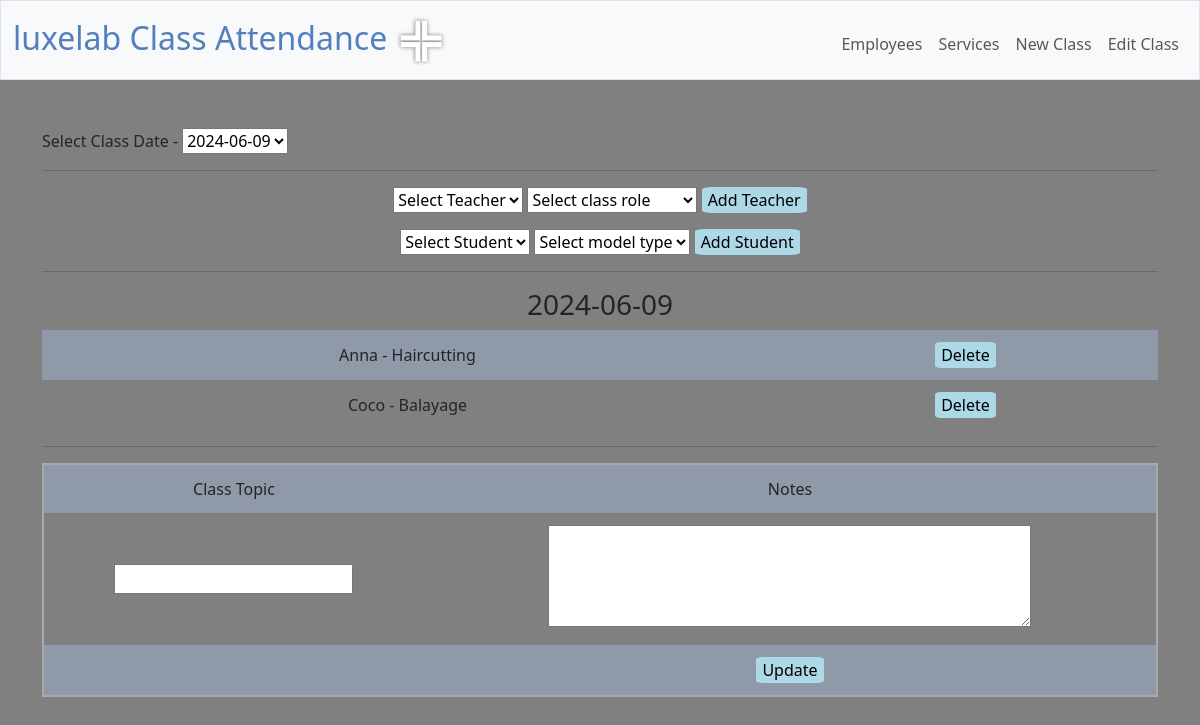
The app's page /class_edit, older data.
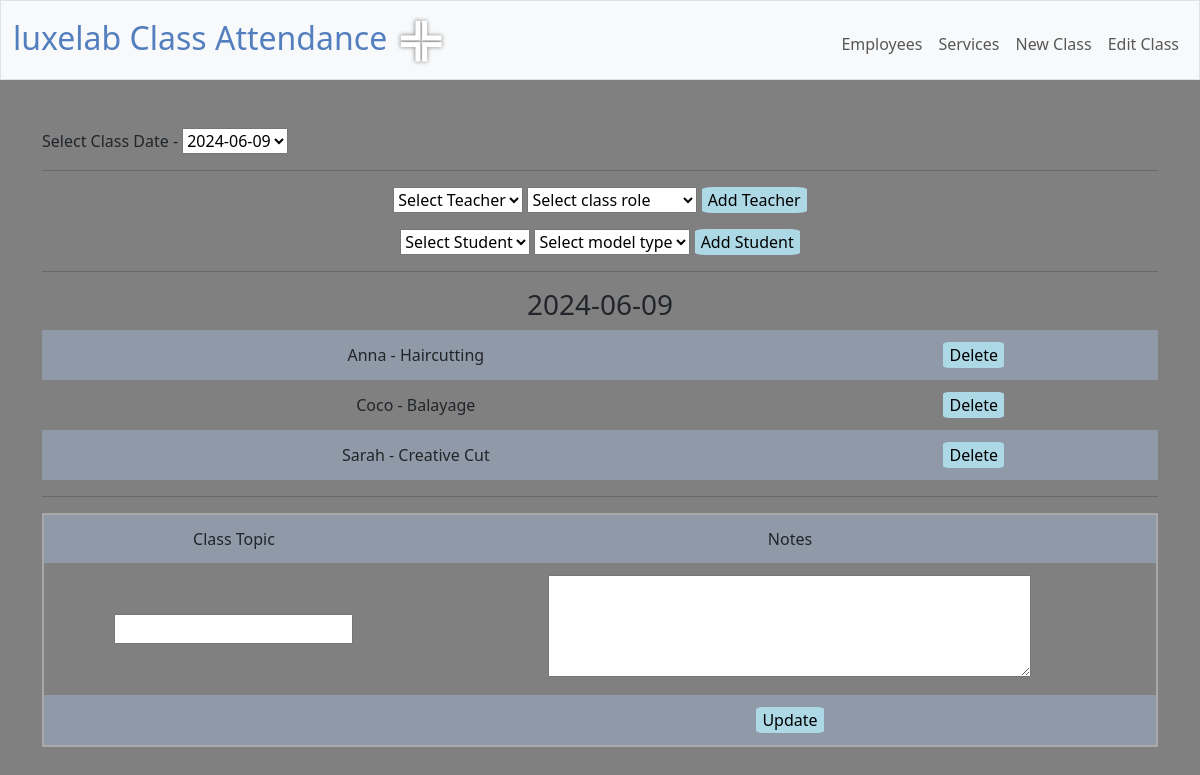
The same page, newer data.
### models.py (models this page shows)
class Base(MappedAsDataclass, DeclarativeBase):
    pass

class Class_join(Base):
    __tablename__ = "class_join"
    id: Mapped[int] = mapped_column(primary_key=True, init=False)
    class_id: Mapped[int] = mapped_column(ForeignKey("classes.id"))
    employee_id: Mapped[int] = mapped_column(ForeignKey("employees.id"))
    service_id: Mapped[int] = mapped_column(ForeignKey("services.id"))
    classes: Mapped[list["Classes"]]= relationship("Classes", back_populates="class_joins")
    employees: Mapped[list["Employees"]] = relationship("Employees", back_populates="class_joins")
    services: Mapped[list["Services"]] = relationship("Services", back_populates="class_joins")

class Employees(Base):
    __tablename__ = "employees"
    id: Mapped[int] = mapped_column(primary_key=True, init=False)
    name: Mapped[str]
    role: Mapped[int]
    active: Mapped[int]
    class_joins = relationship("Class_join", back_populates="employees")

class Services(Base):
    __tablename__ = "services"
    id: Mapped[int] = mapped_column(primary_key=True,init=False)
    service: Mapped[str]
    service_type: Mapped[int]
    class_joins = relationship("Class_join", back_populates="services")

### app.py (the view)
@app.route("/class_edit", methods=["GET", "POST"])
def class_edit():
    if request.method == "POST":
        date = request.form.get("class_date")
        teacher = request.form.get("employee")
        service = request.form.get("services")
        class_id = request.form.get("class_id")
        print(date, employee, service, class_id)
        stmt = insert(Class_join).values(class_id = class_id, employee_id = teacher, service_id = service)
        with engine.begin() as connection:
            connection.execute(stmt)
        return redirect(f"/class_edit?date={date}")
    else:
        stmt = select(Classes.class_date).order_by(Classes.class_date.desc())
        dates = []
        with engine.begin() as connection:
            for row in connection.execute(stmt):
                dates_dict = {
                    'date': row[0]
                }
                dates.append(dates_dict)
            if not dates:
                    return apology("There are no existing classes")
        cDate=[]
        if request.args.get("date") is not None:
            cDate.append ({"date": request.args.get("date")})
        else:
            cDate.append(dates[0])
        stmt = select(Services).where(Services.service_type == 0).order_by(Services.service)
        with engine.connect()  as connection:
            teacher_services = connection.execute(stmt).fetchall()
        stmt = select(Services).where(Services.service_type == 1).order_by(Services.service)
        with engine.connect()  as connection:
            student_services = connection.execute(stmt).fetchall()
        stmt = select(Employees).where(Employees.role == 0).order_by(Employees.name)
        with engine.connect() as connection:
            teachers = connection.execute(stmt).fetchall()
        stmt = select(Employees).where(Employees.role == 1).order_by(Employees.name)
        with engine.connect() as connection:
            students = connection.execute(stmt).fetchall()
        stmt = text("SELECT id from classes WHERE class_date = :date")
        with engine.connect() as connection:
            classID = connection.execute(stmt, cDate).fetchone()
        stmt = text("SELECT class_join.id AS class_join_id, classes.id, " \
        "classes.class_date, employees.id, employees.name AS employee_name, " \
        "services.service AS service_name, classes.theory_topic AS theory_topic, "\
        "classes.notes AS notes FROM class_join " \
        "JOIN classes ON classes.id = class_join.class_id " \
        "JOIN employees ON employees.id = class_join.employee_id " \
        "JOIN services ON services.id = class_join.service_id " \
        "WHERE classes.class_date = :date " \
        "ORDER BY employees.role, employees.name")
        with engine.connect() as connection:
            classes = connection.execute(stmt, cDate).fetchall()
        return render_template("/class_edit.html",  classID=classID, dates=dates, date=cDate, teachers=teachers, students=students, teacher_services=teacher_services, student_services=student_services, classes=classes)

### app.py (called while the page is built)
@app.after_request
def after_request(response):
    response.headers["Cache-Control"] = "no-cache, no-store, must-revalidate"
    response.headers["Expires"] = 0
    response.headers["Pragma"] = "no-cache"
    return response

### templates/class_edit.html (shortened to what this page needs)
{% extends "layout.html" %}
{% block main %}
{% if date %}
<div style="text-align: left;">
    <form method="get" action="/class_edit">
        Select Class Date -
        <select name="date" onchange="this.form.submit()">
            <option value="" selected disabled hidden>{{date[0].date}}</option>
        </select>
    </form>
</div>
<hr>
<div>
    <form method="post" action="/class_edit">
        <select name="employee" id="employeeDropdown" required>
            <option value="" selected disabled hidden>Select Teacher</option>
        </select>
        <select name="services" id="servicesDropdown" required>
            <option value="" selected disabled hidden>Select class role</option>
        </select>
        <input type="submit" name="add_employee" value="Add Teacher">
    </form>
    <form method="post" action="/class_edit">
        <select name="employee" id="employeeDropdown" required>
            <option value="" selected disabled hidden>Select Student</option>
        </select>
        <select name="services" id="servicesDropdown" required>
            <option value="" selected disabled hidden>Select model type</option>
        </select>
        <input type="submit" name="add_employee" value="Add Student">
    </form>
    <hr>
    {% endif %}
<div>
    <h3>{{date[0].date}}</h3>
    {% if classes %}
        <table>
            {% for class in classes %}
            <tr>
                <td>
                    {{ class.employee_name }} -
                    {{ class.service_name }}
                </td>
                <td><input type="button" name="delete{{class.class_join_id}}" id="{{class.class_join_id}}" value="Delete" onclick="deleteClassEntry({{class.class_join_id}}, '{{date[0].date}}')"></td>
            </tr>
            {% endfor %}
        </table>
        <hr>
        <form method="post" action="/update_class_data">
            <table style="border: 2px solid darkgray;">
                <tr>
                    <td>Class Topic</td>
                    <td>Notes</td>
                </tr>
                <tr>
                    <td>
                        <input type="text" name="theory_topic", value="{{classes[0].theory_topic}}">
                    </td>
                    <td>
                        <textarea name="notes" rows="4" cols="50">{{classes[0].notes}}</textarea>
                    </td>
                </tr>
                <tr style="align-content: center;">
                    <td></td>
                    <td>
                        <input type="submit" name="update" value="Update" style="border-radius: 10%; background-color: lightblue; border: none;">
                    </td>
                </tr>
            </table>
        </form>
{% else %}
    <p>This class is currently empty</p>
{% endif %}
</div>
</div>
{% endblock %}

Row changes from the older to the newer data that the page shows:
added Class_join: employee_name "Sarah", service_name "Creative Cut"
